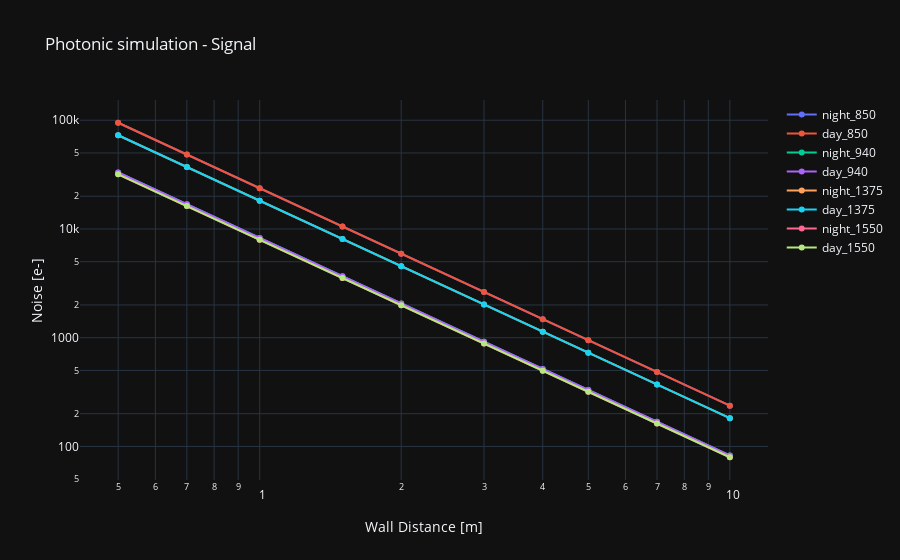

Notebook cell for this chart:
### Markdown cell above
## IR Pulse

### Code cell
test_cfg = ['fake_tof_night_850','fake_tof_day_850',
            'fake_tof_night_940','fake_tof_day_940',
            'fake_tof_night_1375','fake_tof_day_1375',
            'fake_tof_night_1550','fake_tof_day_1550']
data = [0,1,2,3,4,5,6,7]
data2 = [0,1,2,3,4,5,6,7]
# test_cfg = ['fake_tof_day_940','fake_tof_day_1375']
# data = [0,1]
for i, cfg in enumerate(test_cfg):
    photonic = Photonic(config=cfg)
    photonic = overide_phototonic(photonic)
    dist_vec = np.array([0.5,0.7,1,1.5,2,3,4,5,7,10])
    signal = photonic.photoelectron2(dist_vec=dist_vec)
    trace0 = go.Scatter(x=dist_vec, y=signal,   # Select 'lines', 'markers' or 'lines+markers'
                        mode='lines+markers', name=cfg[9:])
    data[i] = trace0

layout = dict(title='Photonic simulation - Signal',
              xaxis=dict(title='Wall Distance [m]', type='log'),  # Select 'log' or 'linear'
              yaxis=dict(title='Noise [e-]',type='log'),  # Select 'log' or 'linear'
              template='plotly_dark',
              barmode='group',
              hovermode='x')

iplot(dict(data=data, layout=layout))

### Figure 1 — Plotly figure (JSON) as saved in the notebook; plotly's stock layout.template omitted (floating-point values rounded to 4 significant figures)
{"data": [{"mode": "lines+markers", "name": "night_850", "type": "scatter", "x": [0.5, 0.7, 1, 1.5, 2, 3, 4, 5, 7, 10], "y": [94870.0, 48400.0, 23720.0, 10540.0, 5929.0, 2635.0, 1482.0, 948.7, 484.0, 237.2]}, {"mode": "lines+markers", "name": "day_850", "type": "scatter", "x": [0.5, 0.7, 1, 1.5, 2, 3, 4, 5, 7, 10], "y": [94870.0, 48400.0, 23720.0, 10540.0, 5929.0, 2635.0, 1482.0, 948.7, 484.0, 237.2]}, {"mode": "lines+markers", "name": "night_940", "type": "scatter", "x": [0.5, 0.7, 1, 1.5, 2, 3, 4, 5, 7, 10], "y": [33070.0, 16870.0, 8268.0, 3675.0, 2067.0, 918.7, 516.7, 330.7, 168.7, 82.68]}, {"mode": "lines+markers", "name": "day_940", "type": "scatter", "x": [0.5, 0.7, 1, 1.5, 2, 3, 4, 5, 7, 10], "y": [33070.0, 16870.0, 8268.0, 3675.0, 2067.0, 918.7, 516.7, 330.7, 168.7, 82.68]}, {"mode": "lines+markers", "name": "night_1375", "type": "scatter", "x": [0.5, 0.7, 1, 1.5, 2, 3, 4, 5, 7, 10], "y": [72750.0, 37120.0, 18190.0, 8084.0, 4547.0, 2021.0, 1137.0, 727.5, 371.2, 181.9]}, {"mode": "lines+markers", "name": "day_1375", "type": "scatter", "x": [0.5, 0.7, 1, 1.5, 2, 3, 4, 5, 7, 10], "y": [72750.0, 37120.0, 18190.0, 8084.0, 4547.0, 2021.0, 1137.0, 727.5, 371.2, 181.9]}, {"mode": "lines+markers", "name": "night_1550", "type": "scatter", "x": [0.5, 0.7, 1, 1.5, 2, 3, 4, 5, 7, 10], "y": [31820.0, 16230.0, 7955.0, 3535.0, 1989.0, 883.8, 497.2, 318.2, 162.3, 79.55]}, {"mode": "lines+markers", "name": "day_1550", "type": "scatter", "x": [0.5, 0.7, 1, 1.5, 2, 3, 4, 5, 7, 10], "y": [31820.0, 16230.0, 7955.0, 3535.0, 1989.0, 883.8, 497.2, 318.2, 162.3, 79.55]}], "layout": {"barmode": "group", "hovermode": "x", "title": {"text": "Photonic simulation - Signal"}, "xaxis": {"title": {"text": "Wall Distance [m]"}, "type": "log"}, "yaxis": {"title": {"text": "Noise [e-]"}, "type": "log"}}}
